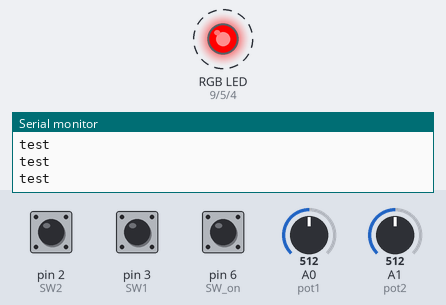
A sketch run on a simulated Arduino Uno, built with avr-gcc and run on an emulated ATmega328P. Shown: an RGB LED mixed from three pins (HIGH = lit), the last lines printed to the serial monitor. Dashed ring = blinking. The inputs (shaded band) are chosen by the test bench; at power-on: A1 (pot2) = 512, A0 (pot1) = 512, pin 3 (SW1) LOW, pin 2 (SW2) LOW, pin 6 (SW_on) HIGH.

Above: at 0.87 s.
1.3 s: A1 (pot2) set to 529
At 2.37 s:
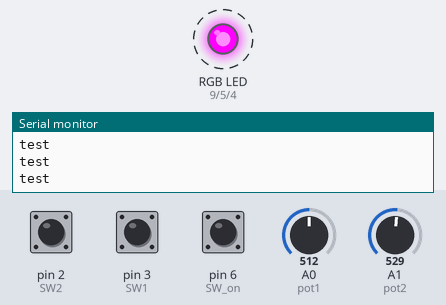
4.4 s: A0 (pot1) set to 716
7.5 s: pin 3 (SW1) pulled HIGH for 0.15 s
At 8.47 s:
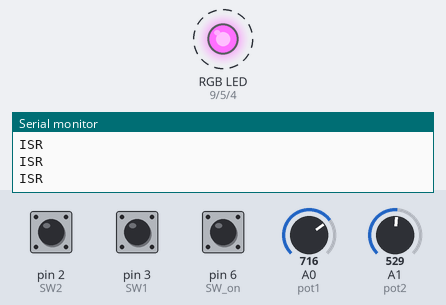
10.7 s: pin 2 (SW2) pulled HIGH for 1 s
14.8 s: A1 (pot2) set to 511
At 15.77 s:
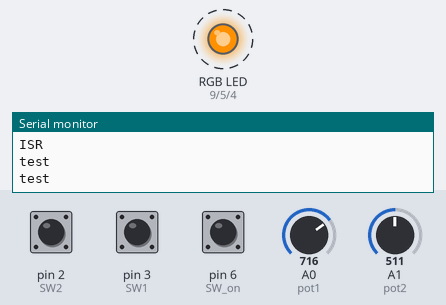
17.9 s: A0 (pot1) set to 122
At 19.15 s:
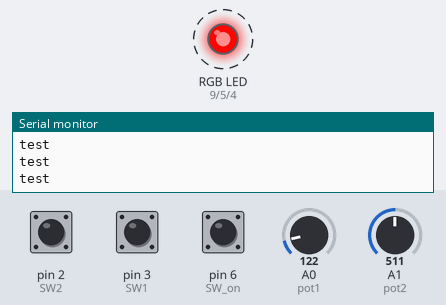
Timing chart, 0 to 22.0 s (numbered marks = the images above; inputs shaded):
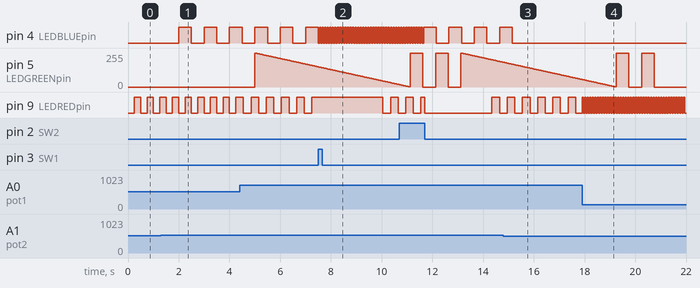

The sketch:

design_phase_01A_state_machine.ino
```cpp
//----------------------
//--01A--State-Machine--
//----------------------
#include "TimerOne.h"

int LEDREDpin = 9;
int LEDBLUEpin = 4;
int LEDGREENpin = 5;
int SW1 = 3, SW2 = 2, SW_on = 6;
int nextState = 2; //state 1 is on, state 2 is off, state 3 is run, state 4 is sleep, state 5 is diagnstic
int blueRate = 10, redRate = 1;//1 hz by default
int bcnt = 0, rcnt = 0;
int curGreenVal = 255;
int lastTimeMilli = 0;
int N = 5;
int pot1 = A0, pot2 = A1;
int blueBrightness = 255;
bool toggleBlue = 0, disableRedFlash = 0;
int redOffCount = 0;
int sw1Or2 = 1;
void setup() {
  Serial.begin(9600);
  while(!Serial);
  Timer1.initialize(50000);
  pinMode(LEDREDpin, OUTPUT);
  pinMode(LEDBLUEpin, OUTPUT);
  pinMode(LEDGREENpin, OUTPUT);
  pinMode(SW1, INPUT);
  pinMode(SW2, INPUT);
  Timer1.attachInterrupt(timer1_ISR);

}

void timer1_ISR()
{
  if(!disableRedFlash)
  {
    Serial.println("test");
    redRate = map(analogRead(pot1), 0, 1024, 0, 10);
    rcnt++;
    if(rcnt>=redRate)
    {
      digitalWrite(LEDREDpin,!digitalRead(LEDREDpin));
      rcnt=0;
    }
  }
  else{
    redOffCount++;
    if(sw1Or2 == 1)
      digitalWrite(LEDREDpin, HIGH);
    if(sw1Or2 == 2)
      digitalWrite(LEDREDpin, LOW);
  }
  if(redOffCount >= 50)//re-enable flashing
  {
    disableRedFlash = 0;
    redOffCount = 0;
  }

  bcnt++;
  if(bcnt==blueRate)
  {
    Serial.println("ISR");
    blueBrightness = map(analogRead(pot2), 0, 1024, 0, 255);
    if(toggleBlue){
      analogWrite(LEDBLUEpin, blueBrightness);
      }
      else{
        digitalWrite(LEDBLUEpin, LOW);
        }
    toggleBlue = !toggleBlue;
    bcnt = 0;
  }
}

void loop() {
  switch(nextState){
    case 1:
      on_state();//start off in this state
    break;
    case 2:
      off_state();
    break;
    case 3:
      run_state();
      run_state();
      delay(4000);
    break;
    case 4:
      sleep_state();
    break;
    case 5:
      diagnostic_state();
    break;
  }
}

void SW1_ISR()
{
  sw1Or2 = 1;
  blueRate = 1;//10 hz
  bcnt = 0;//ensure we aren't outside our range
  disableRedFlash = 1;//show we've changed rate with red ON for a second

  attachInterrupt(digitalPinToInterrupt(SW2),SW2_ISR,FALLING);//now we can start looking for sw2
}

void SW2_ISR()
{
  sw1Or2 = 2;
  blueRate = 10;
  disableRedFlash = 1;
  detachInterrupt(digitalPinToInterrupt(SW2));
}

void on_state(){
  Timer1.attachInterrupt(timer1_ISR);
  delay(5000);
  nextState = 3;
}

void off_state(){
  //turn off everything
  Timer1.detachInterrupt();
  detachInterrupt(digitalPinToInterrupt(SW2));
  detachInterrupt(digitalPinToInterrupt(SW1));
  digitalWrite(LEDREDpin, 0);
  digitalWrite(LEDBLUEpin, 0);
  digitalWrite(LEDGREENpin, 0);

  //wait for on switch
  while(!digitalRead(SW_on));
  nextState = 1;
}

void run_state(){
  attachInterrupt(digitalPinToInterrupt(SW1),SW1_ISR,RISING);

  //decay with time constant of 6 sec. flash twice for duty cycle of 0.5 sec then repeats while in state
  for(int i = 255; i>0; i--)
  {
    analogWrite(LEDGREENpin, i);
    delay(24);
  }

  //begin blinking with 0.5 second period
  digitalWrite(LEDGREENpin, 1);
  delay(500);
  digitalWrite(LEDGREENpin, 0);
  delay(500);
  digitalWrite(LEDGREENpin, 1);
  delay(500);
  digitalWrite(LEDGREENpin, 0);
  delay(500);

  nextState = 4; //go to bed
}

void sleep_state(){
  //disable everything
  Timer1.detachInterrupt();
  detachInterrupt(digitalPinToInterrupt(SW2));
  detachInterrupt(digitalPinToInterrupt(SW1));
  digitalWrite(LEDGREENpin, LOW);
  digitalWrite(LEDREDpin, LOW);

  for(int i = 0; i<4; i++)
  {
    digitalWrite(LEDBLUEpin, 1);
    delay(125);
    if(i!=3)
    {
      digitalWrite(LEDBLUEpin, 0);
      delay(125);
    }
  }
  for(int i = 255; i>0; i--)
  {
    analogWrite(LEDBLUEpin, i);
    delay(4);
  }
  delay(1000);//hold your horses
  nextState = 5;//diag
}

void diagnostic_state(){
  digitalWrite(LEDBLUEpin, 0);//turn off blue!

  for(int i = 0; i<N; i++)
  {
    digitalWrite(LEDREDpin, 1);
    delay(200);
    digitalWrite(LEDREDpin, 0);
    delay(200);
  }
  if(N==5) {N = 8;}//update this dawg
  else{ N = 5;}

  delay(3000);
  nextState = 2;//TURN OFF

}
```

Measured:
- the behaviour switches between 514 and 515 on A1 (pot2) (found by bisection; images 0 and 1)
- after the input at 1.3 s, pin 4 (LEDBLUEpin): alternates HIGH for 0.50 s and LOW for 0.50 s, starting after 0.70 s
- after the input at 7.5 s, pin 4 (LEDBLUEpin): alternates HIGH for 0.05 s and LOW for 0.05 s, starting after 0.05 s
- after the input at 14.8 s, pin 4 (LEDBLUEpin): goes on until 15.2 s, then stays LOW
- after the input at 17.9 s, pin 9 (LEDREDpin): alternates HIGH for 0.05 s and LOW for 0.05 s, starting at once
- by itself, pin 5 (LEDGREENpin): ramps from 255/255 to 0/255 and jumps back, once every 1.0 s
